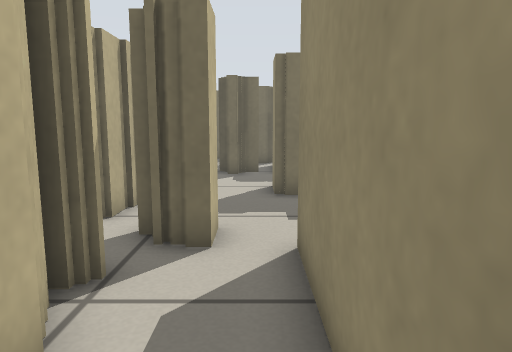
[1] (above)

22 first-person views from a walk through a world built for the Player/Stage simulator. The camera is 0.51 m above the floor, tilts 8° down and sees 70° across. The lines on the ground mark 1 m squares. The floor is counted in squares, 0.25 m on a side. Each view is taken from the middle of a square. On the plan, view 1 faces up. The plan holds only what a view shows up to about 19 squares ahead; the rest is blank. The place goes on beyond the plan. Robots are left out.

[2]
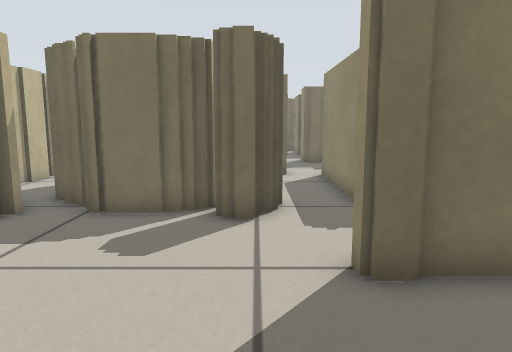

[3]
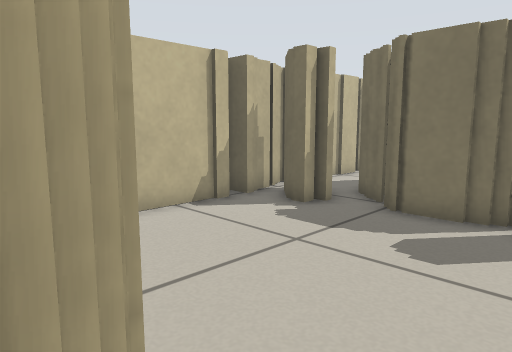

[4]
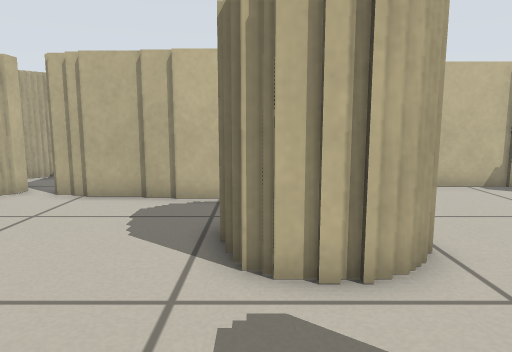

[5]
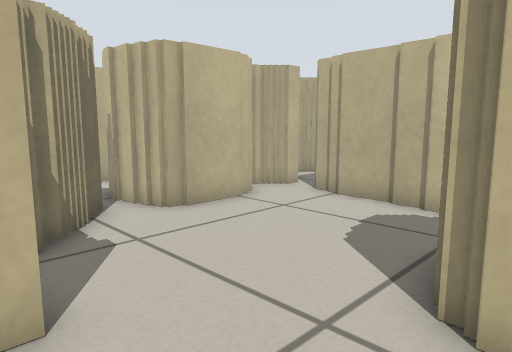

[6]
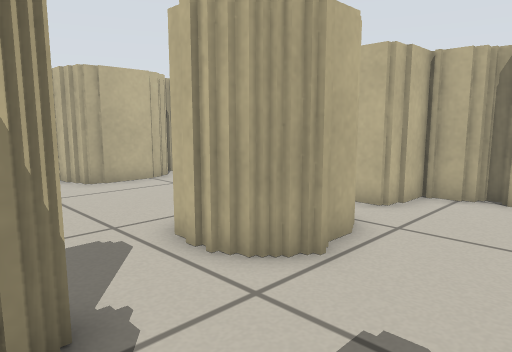

[7]
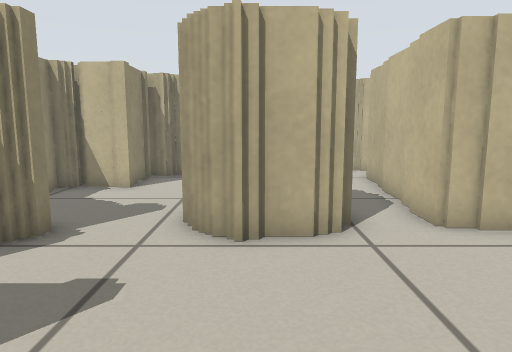

[8]
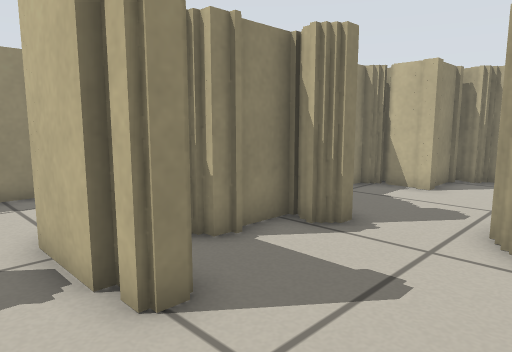

[9]
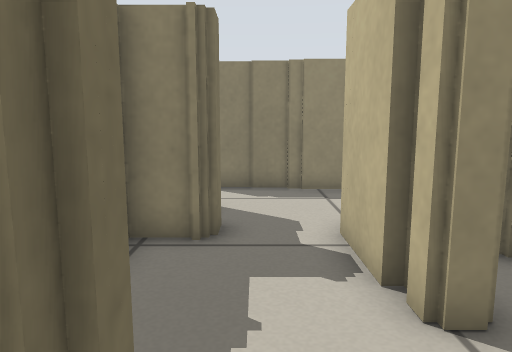

[10]
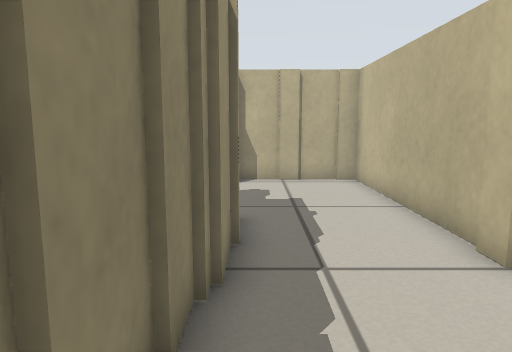

[11]
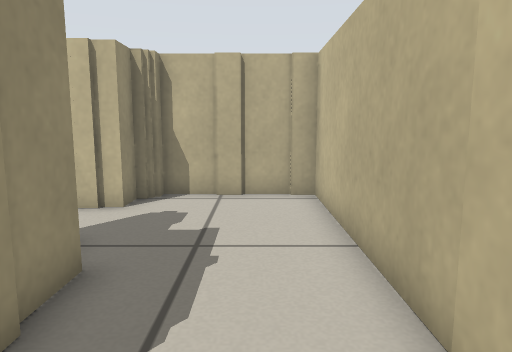

[12]
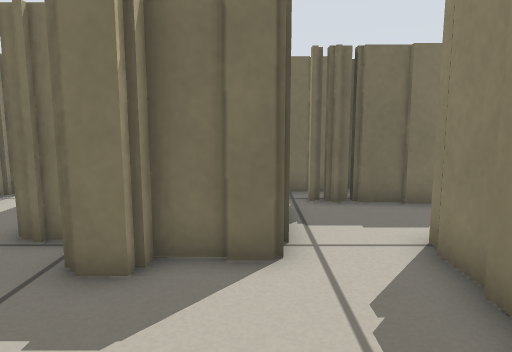

[13]
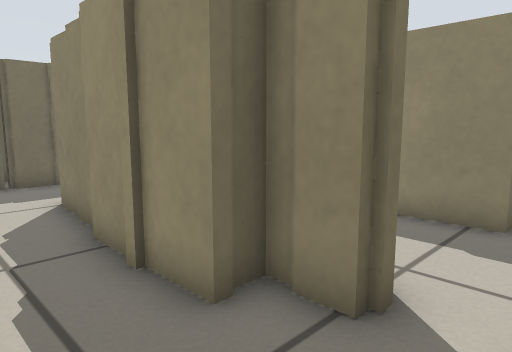

[14]
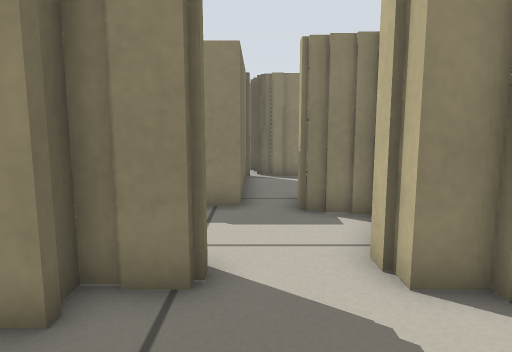

[15]
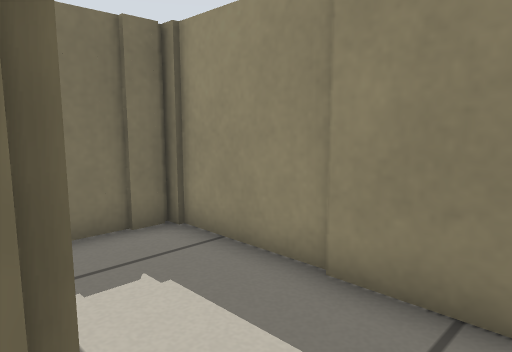

[16]
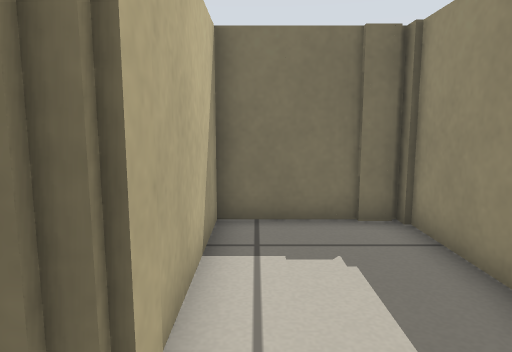

[17]
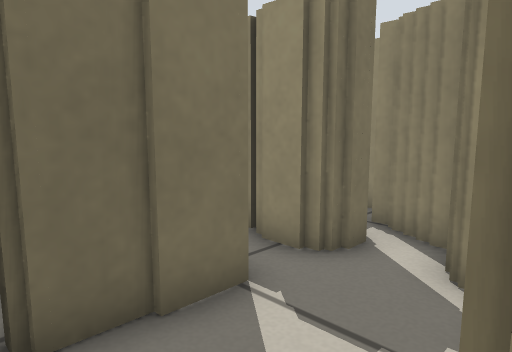

[18]
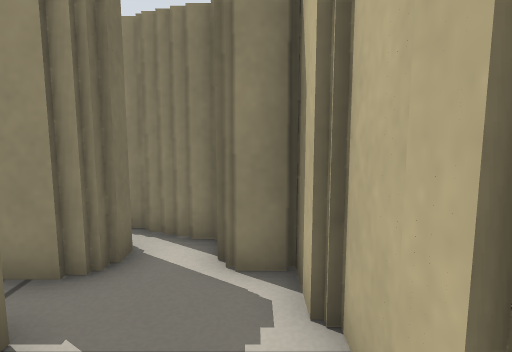

[19]
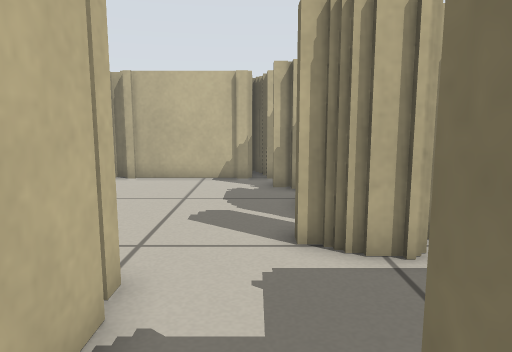

[20]
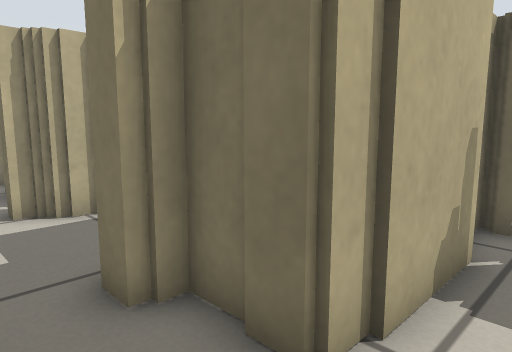

[21]
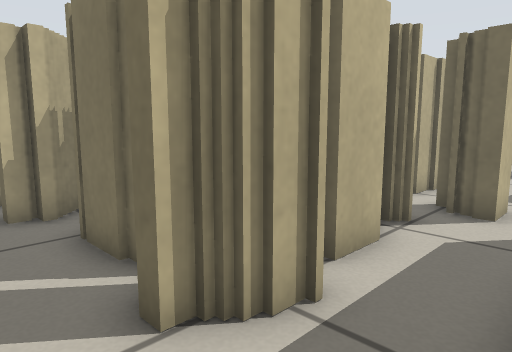

[22]
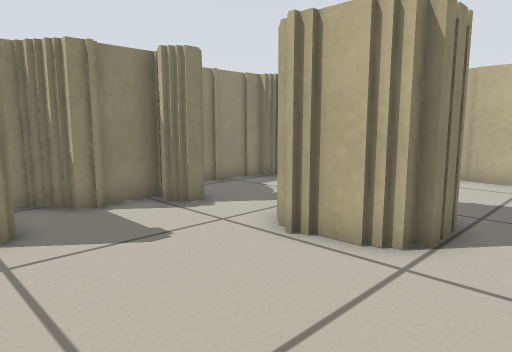

### Floor plan
Key: @ floor where view 1 was taken; # wall or solid block; x gap in a wall; . floor.
Columns run from 12 left of view 1 to 13 right of it. Each row starts with its distance up from view 1.
 16            ##
 15            ..
 14            ..
 13            ..
 12            ..#
 11            ..#
 10            ..
  9          # ...
  8          # ...
  7           ##..
  6           ##.#      #
  5           #..#   ####  .#
  4           #..#    #### .#
  3           #..#    #  ##.##
  2           #..#    #......#
  1           #..#    #.....##
  0       #####.@######.#####
 -1   #########...####..#####
 -2   #.................######
 -3   #.................##...#
 -4   #.........####...###...#
 -5   #...........##...###...#
 -6   #..........###...###...#
 -7   #..........###...###...#
 -8   #.... #...####....##...#
 -9   ###.####..####.........#
-10     #.# ##.... #.........#
-11     #.####.....#....######
-12     #.........## ...#   #
-13     #.........#######
-14     #.......###
-15     #.......###
-16    ##.......#
-17    #.......##
-18  ..x.####.##
-19 #.  ##  ###
-20 #

Where each view was taken, in squares from view 1:
view 1: 0 up, 0 right, facing up
view 2: 9 down, 2 left, facing up
view 3: 9 down, 2 left, facing up-left
view 4: 11 down, 2 right, facing left
view 5: 10 down, 1 right, facing down-left
view 6: 5 down, 1 right, facing down-left
view 7: 2 down, 4 left, facing down
view 8: 2 down, 4 left, facing down-right
view 9: 2 down, 4 left, facing right
view 10: 1 up, 7 right, facing down
view 11: 2 down, 5 right, facing down
view 12: 6 down, 5 right, facing up
view 13: 10 down, 5 right, facing up-right
view 14: 9 down, 4 right, facing right
view 15: 9 down, 9 right, facing up-right
view 16: 10 down, 10 right, facing up
view 17: 0 up, 7 right, facing up-right
view 18: 1 up, 7 right, facing right
view 19: 2 down, 4 right, facing left
view 20: 3 down, 7 right, facing up-left
view 21: 3 down, 1 right, facing up-left
view 22: 3 down, 8 left, facing down-right
